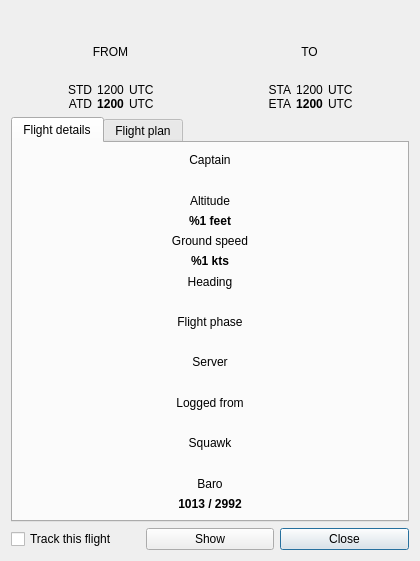
<?xml version="1.0" encoding="UTF-8"?>
<ui version="4.0">
 <class>FlightDetailsWindow</class>
 <widget class="QWidget" name="FlightDetailsWindow">
  <property name="windowModality">
   <enum>Qt::NonModal</enum>
  </property>
  <property name="geometry">
   <rect>
    <x>0</x>
    <y>0</y>
    <width>420</width>
    <height>561</height>
   </rect>
  </property>
  <property name="windowTitle">
   <string>%1 - flight details</string>
  </property>
  <property name="windowIcon">
   <iconset resource="../resources/imgs.qrc">
    <normaloff>:/mainIcon/icon.png</normaloff>:/mainIcon/icon.png</iconset>
  </property>
  <layout class="QVBoxLayout" name="verticalLayout_2">
   <item>
    <layout class="QVBoxLayout" name="verticalLayout">
     <property name="spacing">
      <number>0</number>
     </property>
     <item>
      <widget class="QLabel" name="CallsignLabel">
       <property name="alignment">
        <set>Qt::AlignCenter</set>
       </property>
       <property name="textInteractionFlags">
        <set>Qt::NoTextInteraction</set>
       </property>
      </widget>
     </item>
     <item>
      <layout class="QHBoxLayout" name="horizontalLayout_3">
       <item>
        <spacer name="horizontalSpacer_4">
         <property name="orientation">
          <enum>Qt::Horizontal</enum>
         </property>
         <property name="sizeHint" stdset="0">
          <size>
           <width>40</width>
           <height>20</height>
          </size>
         </property>
        </spacer>
       </item>
       <item>
        <widget class="QLabel" name="AirlineLabel">
         <property name="minimumSize">
          <size>
           <width>85</width>
           <height>15</height>
          </size>
         </property>
         <property name="text">
          <string/>
         </property>
         <property name="alignment">
          <set>Qt::AlignCenter</set>
         </property>
        </widget>
       </item>
       <item>
        <spacer name="horizontalSpacer">
         <property name="orientation">
          <enum>Qt::Horizontal</enum>
         </property>
         <property name="sizeType">
          <enum>QSizePolicy::Expanding</enum>
         </property>
         <property name="sizeHint" stdset="0">
          <size>
           <width>0</width>
           <height>0</height>
          </size>
         </property>
        </spacer>
       </item>
      </layout>
     </item>
     <item>
      <layout class="QHBoxLayout" name="horizontalLayout_7">
       <item>
        <widget class="QLabel" name="FromLabel">
         <property name="text">
          <string notr="true">FROM</string>
         </property>
         <property name="alignment">
          <set>Qt::AlignCenter</set>
         </property>
         <property name="indent">
          <number>10</number>
         </property>
        </widget>
       </item>
       <item>
        <widget class="QLabel" name="ToLabel">
         <property name="text">
          <string notr="true">TO</string>
         </property>
         <property name="alignment">
          <set>Qt::AlignCenter</set>
         </property>
         <property name="indent">
          <number>10</number>
         </property>
        </widget>
       </item>
      </layout>
     </item>
     <item>
      <layout class="QHBoxLayout" name="horizontalLayout_2">
       <item>
        <widget class="QLabel" name="FromCityLabel">
         <property name="text">
          <string/>
         </property>
         <property name="alignment">
          <set>Qt::AlignCenter</set>
         </property>
         <property name="indent">
          <number>10</number>
         </property>
        </widget>
       </item>
       <item>
        <widget class="QLabel" name="ToCityLabel">
         <property name="text">
          <string/>
         </property>
         <property name="alignment">
          <set>Qt::AlignCenter</set>
         </property>
         <property name="indent">
          <number>10</number>
         </property>
        </widget>
       </item>
      </layout>
     </item>
     <item>
      <layout class="QHBoxLayout" name="horizontalLayout_18" stretch="0,2,0">
       <item>
        <spacer name="horizontalSpacer_3">
         <property name="orientation">
          <enum>Qt::Horizontal</enum>
         </property>
         <property name="sizeHint" stdset="0">
          <size>
           <width>40</width>
           <height>10</height>
          </size>
         </property>
        </spacer>
       </item>
       <item>
        <widget class="FlightProgressWidget" name="FlightProgress" native="true">
         <property name="minimumSize">
          <size>
           <width>0</width>
           <height>10</height>
          </size>
         </property>
        </widget>
       </item>
       <item>
        <spacer name="horizontalSpacer_2">
         <property name="orientation">
          <enum>Qt::Horizontal</enum>
         </property>
         <property name="sizeHint" stdset="0">
          <size>
           <width>40</width>
           <height>10</height>
          </size>
         </property>
        </spacer>
       </item>
      </layout>
     </item>
     <item>
      <layout class="QHBoxLayout" name="horizontalLayout_5">
       <item>
        <layout class="QHBoxLayout" name="horizontalLayout_9">
         <property name="spacing">
          <number>5</number>
         </property>
         <item>
          <widget class="QLabel" name="StdLabel">
           <property name="toolTip">
            <string extracomment="Shortcut expansion for &quot;STD&quot;">Sheduled Time of Departure</string>
           </property>
           <property name="text">
            <string notr="true">STD</string>
           </property>
           <property name="alignment">
            <set>Qt::AlignBottom|Qt::AlignRight|Qt::AlignTrailing</set>
           </property>
           <property name="margin">
            <number>1</number>
           </property>
          </widget>
         </item>
         <item>
          <widget class="QLabel" name="PlannedDepartureTimeLabel">
           <property name="sizePolicy">
            <sizepolicy hsizetype="Maximum" vsizetype="Preferred">
             <horstretch>0</horstretch>
             <verstretch>0</verstretch>
            </sizepolicy>
           </property>
           <property name="text">
            <string notr="true">1200</string>
           </property>
           <property name="alignment">
            <set>Qt::AlignBottom|Qt::AlignHCenter</set>
           </property>
          </widget>
         </item>
         <item>
          <widget class="QLabel" name="StdUtcLabel">
           <property name="text">
            <string notr="true">UTC</string>
           </property>
           <property name="alignment">
            <set>Qt::AlignBottom|Qt::AlignLeading|Qt::AlignLeft</set>
           </property>
           <property name="margin">
            <number>1</number>
           </property>
          </widget>
         </item>
        </layout>
       </item>
       <item>
        <layout class="QHBoxLayout" name="horizontalLayout_6">
         <property name="spacing">
          <number>5</number>
         </property>
         <item>
          <widget class="QLabel" name="StaLabel">
           <property name="toolTip">
            <string extracomment="Shortuct expansion for &quot;STA&quot;">Sheduled Time of Arrival</string>
           </property>
           <property name="text">
            <string notr="true">STA</string>
           </property>
           <property name="alignment">
            <set>Qt::AlignBottom|Qt::AlignRight|Qt::AlignTrailing</set>
           </property>
           <property name="margin">
            <number>1</number>
           </property>
          </widget>
         </item>
         <item>
          <widget class="QLabel" name="PlannedArrivalTimeLabel">
           <property name="sizePolicy">
            <sizepolicy hsizetype="Maximum" vsizetype="Preferred">
             <horstretch>0</horstretch>
             <verstretch>0</verstretch>
            </sizepolicy>
           </property>
           <property name="text">
            <string notr="true">1200</string>
           </property>
           <property name="alignment">
            <set>Qt::AlignBottom|Qt::AlignHCenter</set>
           </property>
           <property name="margin">
            <number>1</number>
           </property>
          </widget>
         </item>
         <item>
          <widget class="QLabel" name="StaUtcLabel">
           <property name="text">
            <string notr="true">UTC</string>
           </property>
           <property name="alignment">
            <set>Qt::AlignBottom|Qt::AlignLeading|Qt::AlignLeft</set>
           </property>
           <property name="margin">
            <number>1</number>
           </property>
          </widget>
         </item>
        </layout>
       </item>
      </layout>
     </item>
     <item>
      <layout class="QHBoxLayout" name="horizontalLayout_4">
       <item>
        <layout class="QHBoxLayout" name="horizontalLayout_11">
         <property name="spacing">
          <number>5</number>
         </property>
         <item>
          <widget class="QLabel" name="AtdLabel">
           <property name="toolTip">
            <string extracomment="Shortcut expansion for &quot;ATD&quot;">Actual Time of Departure</string>
           </property>
           <property name="text">
            <string notr="true">ATD</string>
           </property>
           <property name="alignment">
            <set>Qt::AlignBottom|Qt::AlignRight|Qt::AlignTrailing</set>
           </property>
           <property name="margin">
            <number>1</number>
           </property>
          </widget>
         </item>
         <item>
          <widget class="QLabel" name="ActualDepartureTimeLabel">
           <property name="sizePolicy">
            <sizepolicy hsizetype="Maximum" vsizetype="Preferred">
             <horstretch>0</horstretch>
             <verstretch>0</verstretch>
            </sizepolicy>
           </property>
           <property name="font">
            <font>
             <weight>75</weight>
             <bold>true</bold>
            </font>
           </property>
           <property name="text">
            <string notr="true">1200</string>
           </property>
           <property name="alignment">
            <set>Qt::AlignBottom|Qt::AlignHCenter</set>
           </property>
          </widget>
         </item>
         <item>
          <widget class="QLabel" name="AtdUtcLabel">
           <property name="text">
            <string notr="true">UTC</string>
           </property>
           <property name="alignment">
            <set>Qt::AlignBottom|Qt::AlignLeading|Qt::AlignLeft</set>
           </property>
           <property name="margin">
            <number>1</number>
           </property>
          </widget>
         </item>
        </layout>
       </item>
       <item>
        <layout class="QHBoxLayout" name="horizontalLayout_10">
         <property name="spacing">
          <number>5</number>
         </property>
         <item>
          <widget class="QLabel" name="EtaLabel">
           <property name="toolTip">
            <string extracomment="Shortcut expansion for &quot;ETA&quot;">Estimated Time of Arrival</string>
           </property>
           <property name="text">
            <string notr="true">ETA</string>
           </property>
           <property name="alignment">
            <set>Qt::AlignBottom|Qt::AlignRight|Qt::AlignTrailing</set>
           </property>
           <property name="margin">
            <number>1</number>
           </property>
          </widget>
         </item>
         <item>
          <widget class="QLabel" name="EstimatedArrivalTimeLabel">
           <property name="sizePolicy">
            <sizepolicy hsizetype="Maximum" vsizetype="Preferred">
             <horstretch>0</horstretch>
             <verstretch>0</verstretch>
            </sizepolicy>
           </property>
           <property name="font">
            <font>
             <weight>75</weight>
             <bold>true</bold>
            </font>
           </property>
           <property name="text">
            <string notr="true">1200</string>
           </property>
           <property name="alignment">
            <set>Qt::AlignBottom|Qt::AlignHCenter</set>
           </property>
          </widget>
         </item>
         <item>
          <widget class="QLabel" name="EtaUtcLabel">
           <property name="text">
            <string notr="true">UTC</string>
           </property>
           <property name="alignment">
            <set>Qt::AlignBottom|Qt::AlignLeading|Qt::AlignLeft</set>
           </property>
           <property name="margin">
            <number>1</number>
           </property>
          </widget>
         </item>
        </layout>
       </item>
      </layout>
     </item>
    </layout>
   </item>
   <item>
    <widget class="QTabWidget" name="InfoTab">
     <property name="currentIndex">
      <number>0</number>
     </property>
     <property name="elideMode">
      <enum>Qt::ElideMiddle</enum>
     </property>
     <widget class="QWidget" name="FlightDetailsTab">
      <attribute name="title">
       <string>Flight details</string>
      </attribute>
      <layout class="QVBoxLayout" name="verticalLayout_3">
       <property name="topMargin">
        <number>10</number>
       </property>
       <item>
        <widget class="QLabel" name="PilotLabelDesc">
         <property name="text">
          <string>Captain</string>
         </property>
         <property name="alignment">
          <set>Qt::AlignCenter</set>
         </property>
        </widget>
       </item>
       <item>
        <widget class="QLabel" name="PilotLabel">
         <property name="font">
          <font>
           <weight>75</weight>
           <bold>true</bold>
          </font>
         </property>
         <property name="text">
          <string/>
         </property>
         <property name="alignment">
          <set>Qt::AlignCenter</set>
         </property>
        </widget>
       </item>
       <item>
        <widget class="QLabel" name="AltitudeLabelDesc">
         <property name="text">
          <string>Altitude</string>
         </property>
         <property name="alignment">
          <set>Qt::AlignCenter</set>
         </property>
        </widget>
       </item>
       <item>
        <widget class="QLabel" name="AltitudeLabel">
         <property name="font">
          <font>
           <weight>75</weight>
           <bold>true</bold>
          </font>
         </property>
         <property name="text">
          <string>%1 feet</string>
         </property>
         <property name="alignment">
          <set>Qt::AlignCenter</set>
         </property>
        </widget>
       </item>
       <item>
        <widget class="QLabel" name="GroundSpeedLabelDesc">
         <property name="text">
          <string>Ground speed</string>
         </property>
         <property name="alignment">
          <set>Qt::AlignCenter</set>
         </property>
        </widget>
       </item>
       <item>
        <widget class="QLabel" name="GroundSpeedLabel">
         <property name="font">
          <font>
           <weight>75</weight>
           <bold>true</bold>
          </font>
         </property>
         <property name="text">
          <string>%1 kts</string>
         </property>
         <property name="alignment">
          <set>Qt::AlignCenter</set>
         </property>
        </widget>
       </item>
       <item>
        <widget class="QLabel" name="HeadingLabelDesc">
         <property name="text">
          <string>Heading</string>
         </property>
         <property name="alignment">
          <set>Qt::AlignCenter</set>
         </property>
        </widget>
       </item>
       <item>
        <widget class="QLabel" name="HeadingLabel">
         <property name="font">
          <font>
           <weight>75</weight>
           <bold>true</bold>
          </font>
         </property>
         <property name="text">
          <string/>
         </property>
         <property name="alignment">
          <set>Qt::AlignCenter</set>
         </property>
        </widget>
       </item>
       <item>
        <widget class="QLabel" name="FlightPhaseLabelDesc">
         <property name="text">
          <string>Flight phase</string>
         </property>
         <property name="alignment">
          <set>Qt::AlignCenter</set>
         </property>
        </widget>
       </item>
       <item>
        <widget class="QLabel" name="FlightPhaseLabel">
         <property name="font">
          <font>
           <weight>75</weight>
           <bold>true</bold>
          </font>
         </property>
         <property name="text">
          <string/>
         </property>
         <property name="alignment">
          <set>Qt::AlignCenter</set>
         </property>
        </widget>
       </item>
       <item>
        <widget class="QLabel" name="ServerLabelDesc">
         <property name="text">
          <string>Server</string>
         </property>
         <property name="alignment">
          <set>Qt::AlignCenter</set>
         </property>
        </widget>
       </item>
       <item>
        <widget class="QLabel" name="ServerLabel">
         <property name="font">
          <font>
           <weight>75</weight>
           <bold>true</bold>
          </font>
         </property>
         <property name="text">
          <string/>
         </property>
         <property name="alignment">
          <set>Qt::AlignCenter</set>
         </property>
        </widget>
       </item>
       <item>
        <widget class="QLabel" name="TimeOnlineLabelDesc">
         <property name="text">
          <string>Logged from</string>
         </property>
         <property name="alignment">
          <set>Qt::AlignCenter</set>
         </property>
        </widget>
       </item>
       <item>
        <widget class="QLabel" name="TimeOnlineLabel">
         <property name="font">
          <font>
           <weight>75</weight>
           <bold>true</bold>
          </font>
         </property>
         <property name="text">
          <string/>
         </property>
         <property name="alignment">
          <set>Qt::AlignCenter</set>
         </property>
        </widget>
       </item>
       <item>
        <widget class="QLabel" name="SquawkLabelDesc">
         <property name="text">
          <string>Squawk</string>
         </property>
         <property name="alignment">
          <set>Qt::AlignCenter</set>
         </property>
        </widget>
       </item>
       <item>
        <widget class="QLabel" name="SquawkLabel">
         <property name="font">
          <font>
           <weight>75</weight>
           <bold>true</bold>
          </font>
         </property>
         <property name="text">
          <string/>
         </property>
         <property name="alignment">
          <set>Qt::AlignCenter</set>
         </property>
        </widget>
       </item>
       <item>
        <widget class="QLabel" name="AltimeterLabelDesc">
         <property name="text">
          <string>Baro</string>
         </property>
         <property name="alignment">
          <set>Qt::AlignCenter</set>
         </property>
        </widget>
       </item>
       <item>
        <widget class="QLabel" name="AltimeterLabel">
         <property name="font">
          <font>
           <weight>75</weight>
           <bold>true</bold>
          </font>
         </property>
         <property name="text">
          <string notr="true">1013 / 2992</string>
         </property>
         <property name="alignment">
          <set>Qt::AlignCenter</set>
         </property>
        </widget>
       </item>
      </layout>
     </widget>
     <widget class="QWidget" name="FlightPlanTab">
      <attribute name="title">
       <string>Flight plan</string>
      </attribute>
      <layout class="QGridLayout" name="gridLayout_2" rowstretch="0,0,0,0,0,0,2,1" rowminimumheight="20,20,20,20,20,20,0,0">
       <property name="topMargin">
        <number>10</number>
       </property>
       <property name="horizontalSpacing">
        <number>5</number>
       </property>
       <item row="0" column="0">
        <widget class="QLabel" name="FlightRulesLabelDesc">
         <property name="maximumSize">
          <size>
           <width>120</width>
           <height>16777215</height>
          </size>
         </property>
         <property name="text">
          <string>Flight rules:</string>
         </property>
         <property name="alignment">
          <set>Qt::AlignRight|Qt::AlignTrailing|Qt::AlignVCenter</set>
         </property>
        </widget>
       </item>
       <item row="3" column="0">
        <widget class="QLabel" name="AircraftLabelDesc">
         <property name="text">
          <string>Aircraft:</string>
         </property>
         <property name="alignment">
          <set>Qt::AlignRight|Qt::AlignTrailing|Qt::AlignVCenter</set>
         </property>
        </widget>
       </item>
       <item row="3" column="1">
        <widget class="QLabel" name="AircraftLabel">
         <property name="text">
          <string/>
         </property>
        </widget>
       </item>
       <item row="4" column="0">
        <widget class="QLabel" name="TrueAirSpeedLabelDesc">
         <property name="text">
          <string>TAS:</string>
         </property>
         <property name="alignment">
          <set>Qt::AlignRight|Qt::AlignTrailing|Qt::AlignVCenter</set>
         </property>
        </widget>
       </item>
       <item row="4" column="1">
        <widget class="QLabel" name="TrueAirSpeedLabel">
         <property name="text">
          <string>kts</string>
         </property>
        </widget>
       </item>
       <item row="5" column="0">
        <widget class="QLabel" name="CruiseAltitudeLabelDesc">
         <property name="text">
          <string>Cruise altitude:</string>
         </property>
         <property name="alignment">
          <set>Qt::AlignRight|Qt::AlignTrailing|Qt::AlignVCenter</set>
         </property>
        </widget>
       </item>
       <item row="5" column="1">
        <widget class="QLabel" name="CruiseAltitude">
         <property name="text">
          <string/>
         </property>
         <property name="alignment">
          <set>Qt::AlignLeading|Qt::AlignLeft|Qt::AlignVCenter</set>
         </property>
        </widget>
       </item>
       <item row="6" column="0">
        <widget class="QLabel" name="label">
         <property name="text">
          <string>Route:</string>
         </property>
         <property name="alignment">
          <set>Qt::AlignRight|Qt::AlignTop|Qt::AlignTrailing</set>
         </property>
        </widget>
       </item>
       <item row="6" column="1">
        <widget class="QPlainTextEdit" name="RouteField">
         <property name="minimumSize">
          <size>
           <width>220</width>
           <height>80</height>
          </size>
         </property>
         <property name="verticalScrollBarPolicy">
          <enum>Qt::ScrollBarAsNeeded</enum>
         </property>
         <property name="horizontalScrollBarPolicy">
          <enum>Qt::ScrollBarAlwaysOff</enum>
         </property>
         <property name="readOnly">
          <bool>true</bool>
         </property>
         <property name="textInteractionFlags">
          <set>Qt::TextSelectableByKeyboard|Qt::TextSelectableByMouse</set>
         </property>
        </widget>
       </item>
       <item row="7" column="0">
        <widget class="QLabel" name="label_2">
         <property name="text">
          <string>Remarks:</string>
         </property>
         <property name="alignment">
          <set>Qt::AlignRight|Qt::AlignTop|Qt::AlignTrailing</set>
         </property>
        </widget>
       </item>
       <item row="1" column="0">
        <widget class="QLabel" name="OriginLabel">
         <property name="text">
          <string>Origin:</string>
         </property>
         <property name="alignment">
          <set>Qt::AlignRight|Qt::AlignTrailing|Qt::AlignVCenter</set>
         </property>
        </widget>
       </item>
       <item row="0" column="1">
        <widget class="QLabel" name="FlightRulesLabel">
         <property name="sizePolicy">
          <sizepolicy hsizetype="Fixed" vsizetype="Preferred">
           <horstretch>0</horstretch>
           <verstretch>0</verstretch>
          </sizepolicy>
         </property>
         <property name="minimumSize">
          <size>
           <width>220</width>
           <height>0</height>
          </size>
         </property>
         <property name="text">
          <string/>
         </property>
        </widget>
       </item>
       <item row="1" column="1">
        <widget class="AirportDetailsButton" name="OriginButton">
         <property name="minimumSize">
          <size>
           <width>220</width>
           <height>0</height>
          </size>
         </property>
         <property name="text">
          <string/>
         </property>
         <property name="flat">
          <bool>false</bool>
         </property>
        </widget>
       </item>
       <item row="2" column="0">
        <widget class="QLabel" name="ArrivalLabel">
         <property name="text">
          <string>Arrival:</string>
         </property>
         <property name="alignment">
          <set>Qt::AlignRight|Qt::AlignTrailing|Qt::AlignVCenter</set>
         </property>
        </widget>
       </item>
       <item row="2" column="1">
        <widget class="AirportDetailsButton" name="ArrivalButton">
         <property name="text">
          <string/>
         </property>
        </widget>
       </item>
       <item row="7" column="1">
        <widget class="QPlainTextEdit" name="RemarksField">
         <property name="minimumSize">
          <size>
           <width>220</width>
           <height>60</height>
          </size>
         </property>
         <property name="horizontalScrollBarPolicy">
          <enum>Qt::ScrollBarAlwaysOff</enum>
         </property>
         <property name="readOnly">
          <bool>true</bool>
         </property>
         <property name="textInteractionFlags">
          <set>Qt::TextSelectableByKeyboard|Qt::TextSelectableByMouse</set>
         </property>
        </widget>
       </item>
      </layout>
     </widget>
    </widget>
   </item>
   <item>
    <layout class="QHBoxLayout" name="horizontalLayout">
     <item>
      <widget class="QCheckBox" name="TrackFlightBox">
       <property name="text">
        <string>Track this flight</string>
       </property>
      </widget>
     </item>
     <item>
      <widget class="AirportDetailsButton" name="ShowButton">
       <property name="text">
        <string>Show</string>
       </property>
      </widget>
     </item>
     <item>
      <widget class="QPushButton" name="CloseButton">
       <property name="text">
        <string>Close</string>
       </property>
       <property name="default">
        <bool>true</bool>
       </property>
      </widget>
     </item>
    </layout>
   </item>
  </layout>
 </widget>
 <customwidgets>
  <customwidget>
   <class>AirportDetailsButton</class>
   <extends>QPushButton</extends>
   <header>ui/buttons/airportdetailsbutton.h</header>
  </customwidget>
  <customwidget>
   <class>FlightProgressWidget</class>
   <extends>QWidget</extends>
   <header>ui/widgets/flightprogresswidget.h</header>
   <container>1</container>
  </customwidget>
 </customwidgets>
 <resources>
  <include location="../resources/imgs.qrc"/>
 </resources>
 <connections>
  <connection>
   <sender>CloseButton</sender>
   <signal>clicked()</signal>
   <receiver>FlightDetailsWindow</receiver>
   <slot>hide()</slot>
   <hints>
    <hint type="sourcelabel">
     <x>306</x>
     <y>444</y>
    </hint>
    <hint type="destinationlabel">
     <x>209</x>
     <y>234</y>
    </hint>
   </hints>
  </connection>
 </connections>
</ui>
